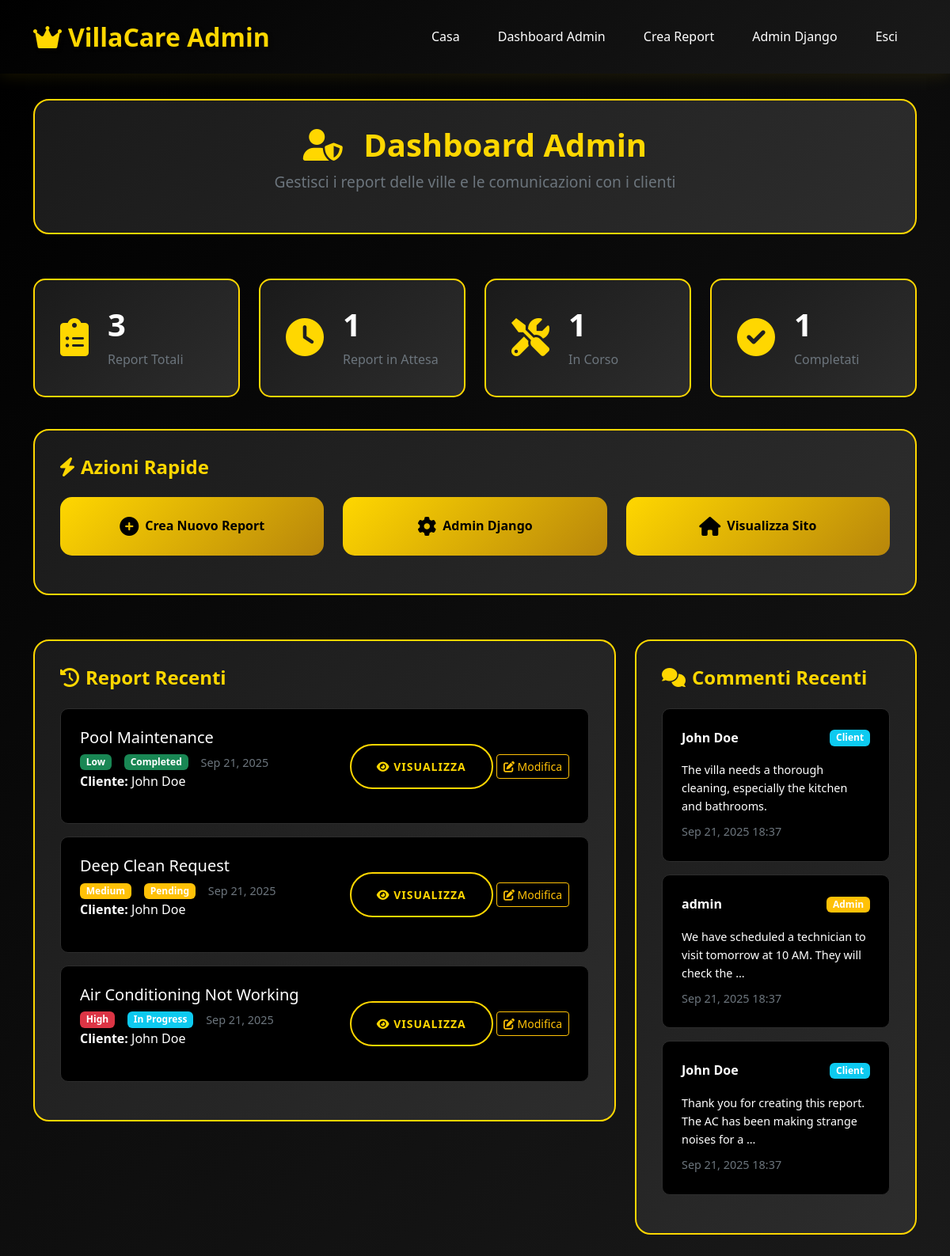
The page /admin-dashboard/ (signed in) on the database its author committed.
### main/models.py (models this page shows, shortened)
class VillaReport(models.Model):
    REPORT_TYPES = [
        ('maintenance', 'Maintenance Issue'),
        ('cleaning', 'Cleaning Request'),
        ('security', 'Security Concern'),
        ('landscaping', 'Landscaping'),
        ('pool', 'Pool/Spa Issue'),
        ('emergency', 'Emergency'),
        ('other', 'Other'),
    ]
    PRIORITY_LEVELS = [
        ('low', 'Low'),
        ('medium', 'Medium'),
        ('high', 'High'),
        ('urgent', 'Urgent'),
    ]
    STATUS_CHOICES = [
        ('pending', 'Pending'),
        ('in_progress', 'In Progress'),
        ('completed', 'Completed'),
        ('cancelled', 'Cancelled'),
    ]
    user = models.ForeignKey(User, on_delete=models.CASCADE)
    report_type = models.CharField(max_length=20, choices=REPORT_TYPES)
    priority = models.CharField(max_length=10, choices=PRIORITY_LEVELS, default='medium')
    title = models.CharField(max_length=200)
    description = models.TextField()
    location = models.CharField(max_length=200, help_text="Specific location in the villa")
    status = models.CharField(max_length=20, choices=STATUS_CHOICES, default='pending')
    admin_notes = models.TextField(blank=True, help_text="Internal notes for staff")
    created_at = models.DateTimeField(auto_now_add=True)
    updated_at = models.DateTimeField(auto_now=True)
    scheduled_date = models.DateTimeField(null=True, blank=True)
    completed_date = models.DateTimeField(null=True, blank=True)
    class Meta:
        ordering = ['-created_at']
    def get_priority_color(self):
        colors = {
            'low': 'success',
            'medium': 'warning',
            'high': 'danger',
            'urgent': 'dark'
        }
        return colors.get(self.priority, 'secondary')
    def get_status_color(self):
        colors = {
            'pending': 'warning',
            'in_progress': 'info',
            'completed': 'success',
            'cancelled': 'secondary'
        }
        return colors.get(self.status, 'secondary')

class Comment(models.Model):
    villa_report = models.ForeignKey(VillaReport, on_delete=models.CASCADE, related_name='comments')
    user = models.ForeignKey(User, on_delete=models.CASCADE)
    comment = models.TextField()
    created_at = models.DateTimeField(auto_now_add=True)
    updated_at = models.DateTimeField(auto_now=True)
    is_admin_comment = models.BooleanField(default=False)
    class Meta:
        ordering = ['-created_at']

### main/views.py (the view)
# urls.py: path('admin-dashboard/', views.admin_dashboard, name='admin_dashboard'),
@user_passes_test(is_admin)
def admin_dashboard(request):
    total_reports = VillaReport.objects.count()
    pending_reports = VillaReport.objects.filter(status='pending').count()
    in_progress_reports = VillaReport.objects.filter(status='in_progress').count()
    completed_reports = VillaReport.objects.filter(status='completed').count()
    recent_reports = VillaReport.objects.all()[:10]
    recent_comments = Comment.objects.all()[:10]
    context = {
        'total_reports': total_reports,
        'pending_reports': pending_reports,
        'in_progress_reports': in_progress_reports,
        'completed_reports': completed_reports,
        'recent_reports': recent_reports,
        'recent_comments': recent_comments,
    }
    return render(request, 'main/admin_dashboard.html', context)

### templates/main/admin_dashboard.html (shortened to what this page needs)
{% load static %}
<!DOCTYPE html>
<html lang="en">
<head>
    <link href="https://cdn.jsdelivr.net/npm/bootstrap@5.3.0/dist/css/bootstrap.min.css" rel="stylesheet">
    <link href="https://cdnjs.cloudflare.com/ajax/libs/font-awesome/6.0.0/css/all.min.css" rel="stylesheet">
    <link href="{% static 'css/style.css' %}" rel="stylesheet">
</head>
<body>
    <nav class="navbar navbar-expand-lg navbar-dark">
        <div class="container">
            <a class="navbar-brand" href="{% url 'home' %}">
                <i class="fas fa-crown me-2"></i>VillaCare Admin
            </a>
            <div class="collapse navbar-collapse" id="navbarNav">
                <ul class="navbar-nav ms-auto">
                    <li class="nav-item">
                        <a class="nav-link" href="{% url 'home' %}">Casa</a>
                    </li>
                    <li class="nav-item">
                        <a class="nav-link active" href="{% url 'admin_dashboard' %}">Dashboard Admin</a>
                    </li>
                    <li class="nav-item">
                        <a class="nav-link" href="{% url 'admin_create_report' %}">Crea Report</a>
                    </li>
                    <li class="nav-item">
                        <a class="nav-link" href="/admin/">Admin Django</a>
                    </li>
                    <li class="nav-item">
                        <form method="post" action="{% url 'logout' %}" style="display: inline;">
                            <button type="submit" class="nav-link" style="border: none; background: none; color: inherit;">
                                Esci
                            </button>
                        </form>
                    </li>
                </ul>
            </div>
        </div>
    </nav>
    <div class="admin-dashboard-container">
        <div class="container">
            <div class="row mb-4">
                <div class="col-12">
                    <div class="welcome-card">
                        <h1 class="welcome-title">
                            <i class="fas fa-user-shield me-3"></i>
                            Dashboard Admin
                        </h1>
                        <p class="welcome-subtitle">Gestisci i report delle ville e le comunicazioni con i clienti</p>
                    </div>
                </div>
            </div>
            <div class="row mb-4">
                <div class="col-md-3 mb-3">
                    <div class="stat-card">
                        <div class="stat-icon">
                            <i class="fas fa-clipboard-list"></i>
                        </div>
                        <div class="stat-content">
                            <h3>{{ total_reports }}</h3>
                            <p>Report Totali</p>
                        </div>
                    </div>
                </div>
                <div class="col-md-3 mb-3">
                    <div class="stat-card">
                        <div class="stat-icon">
                            <i class="fas fa-clock"></i>
                        </div>
                        <div class="stat-content">
                            <h3>{{ pending_reports }}</h3>
                            <p>Report in Attesa</p>
                        </div>
                    </div>
                </div>
                <div class="col-md-3 mb-3">
                    <div class="stat-card">
                        <div class="stat-icon">
                            <i class="fas fa-tools"></i>
                        </div>
                        <div class="stat-content">
                            <h3>{{ in_progress_reports }}</h3>
                            <p>In Corso</p>
                        </div>
                    </div>
                </div>
                <div class="col-md-3 mb-3">
                    <div class="stat-card">
                        <div class="stat-icon">
                            <i class="fas fa-check-circle"></i>
                        </div>
                        <div class="stat-content">
                            <h3>{{ completed_reports }}</h3>
                            <p>Completati</p>
                        </div>
                    </div>
                </div>
            </div>
            <div class="row mb-4">
                <div class="col-12">
                    <div class="quick-actions-card">
                        <h3 class="card-title">
                            <i class="fas fa-bolt me-2"></i>Azioni Rapide
                        </h3>
                        <div class="row">
                            <div class="col-md-4 mb-3">
                                <a href="{% url 'admin_create_report' %}" class="quick-action-btn">
                                    <i class="fas fa-plus-circle"></i>
                                    <span>Crea Nuovo Report</span>
                                </a>
                            </div>
                            <div class="col-md-4 mb-3">
                                <a href="/admin/" class="quick-action-btn">
                                    <i class="fas fa-cog"></i>
                                    <span>Admin Django</span>
                                </a>
                            </div>
                            <div class="col-md-4 mb-3">
                                <a href="{% url 'home' %}" class="quick-action-btn">
                                    <i class="fas fa-home"></i>
                                    <span>Visualizza Sito</span>
                                </a>
                            </div>
                        </div>
                    </div>
                </div>
            </div>
            <div class="row mb-4">
                <div class="col-lg-8">
                    <div class="recent-reports-card">
                        <h3 class="card-title">
                            <i class="fas fa-history me-2"></i>Report Recenti
                        </h3>
                        {% if recent_reports %}
                            <div class="reports-list">
                                {% for report in recent_reports %}
                                <div class="report-item">
                                    <div class="report-info">
                                        <h5>{{ report.title }}</h5>
                                        <p class="report-meta">
                                            <span class="badge bg-{{ report.get_priority_color }}">{{ report.get_priority_display }}</span>
                                            <span class="badge bg-{{ report.get_status_color }}">{{ report.get_status_display }}</span>
                                            <span class="report-date">{{ report.created_at|date:"M d, Y" }}</span>
                                        </p>
                                        <p class="report-user"><strong>Cliente:</strong> {{ report.user.get_full_name|default:report.user.username }}</p>
                                    </div>
                                    <div class="report-actions">
                                        <a href="{% url 'admin_report_detail' report.id %}" class="btn btn-outline-primary btn-sm">
                                            <i class="fas fa-eye"></i> Visualizza
                                        </a>
                                        <a href="{% url 'admin_edit_report' report.id %}" class="btn btn-outline-warning btn-sm">
                                            <i class="fas fa-edit"></i> Modifica
                                        </a>
                                    </div>
                                </div>
                                {% endfor %}
                            </div>
                        {% endif %}
                    </div>
                </div>
                <div class="col-lg-4">
                    <div class="recent-comments-card">
                        <h3 class="card-title">
                            <i class="fas fa-comments me-2"></i>Commenti Recenti
                        </h3>
                        {% if recent_comments %}
                            <div class="comments-list">
                                {% for comment in recent_comments %}
                                <div class="comment-item">
                                    <div class="comment-header">
                                        <strong>{{ comment.user.get_full_name|default:comment.user.username }}</strong>
                                        {% if comment.is_admin_comment %}
                                            <span class="badge bg-warning">Admin</span>
                                        {% else %}
                                            <span class="badge bg-info">Client</span>
                                        {% endif %}
                                    </div>
                                    <p class="comment-text">{{ comment.comment|truncatewords:15 }}</p>
                                    <small class="comment-date">{{ comment.created_at|date:"M d, Y H:i" }}</small>
                                </div>
                                {% endfor %}
                            </div>
                        {% else %}
                            <div class="empty-state">
                                <i class="fas fa-comments"></i>
                                <h5>Nessun Commento Ancora</h5>
                                <p>Nessun commento è stato ancora pubblicato.</p>
                            </div>
                        {% endif %}
                    </div>
                </div>
            </div>
        </div>
    </div>
</body>
</html>

### rows shown on the page
VillaReport: title "Pool Maintenance", priority "Low", status "Completed", created_at "Sep 21, 2025", user.get_full_name "John Doe"
VillaReport: title "Deep Clean Request", priority "Medium", status "Pending", created_at "Sep 21, 2025", user.get_full_name "John Doe"
VillaReport: title "Air Conditioning Not Working", priority "High", status "In Progress", created_at "Sep 21, 2025", user.get_full_name "John Doe"
Comment: user.get_full_name "John Doe", is_admin_comment "Client", comment "The villa needs a thorough cleaning, especially the kitchen and bathrooms.", created_at "Sep 21, 2025 18:37"
Comment: user.get_full_name "admin", is_admin_comment "Admin", comment "We have scheduled a technician to visit tomorrow at 10 AM. They will check the …", created_at "Sep 21, 2025 18:37"
Comment: user.get_full_name "John Doe", is_admin_comment "Client", comment "Thank you for creating this report. The AC has been making strange noises for a …", created_at "Sep 21, 2025 18:37"

### other values the page prints
{{ total_reports }} "3"
{{ pending_reports }} "1"
{{ in_progress_reports }} "1"
{{ completed_reports }} "1"
